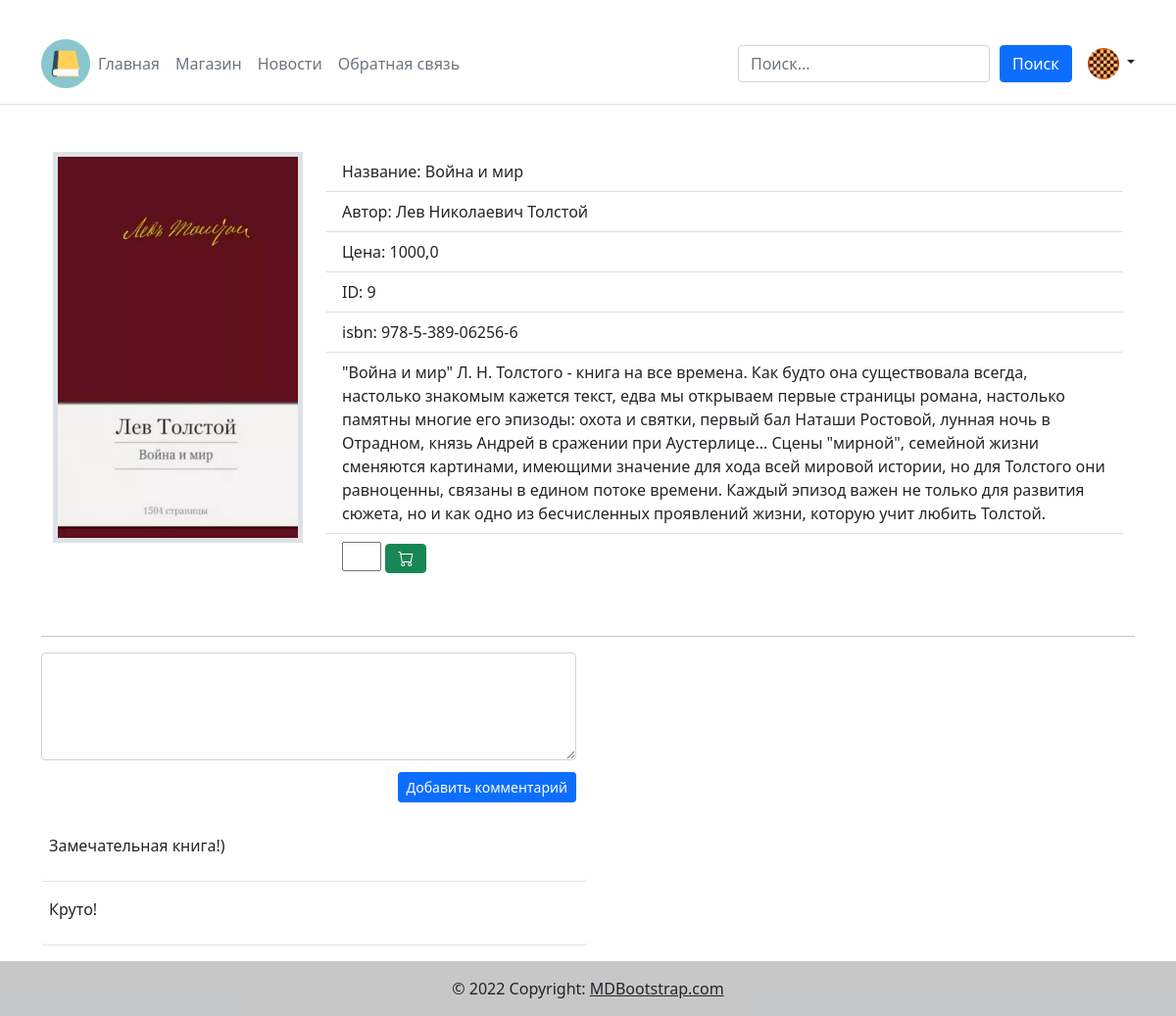
/ad/9 (signed in), run on the app's committed database.
### main/models.py (models this page shows, shortened)
class profile (models.Model):
    objects = None
    user = models.OneToOneField(User, on_delete=models.CASCADE)
    moderator = models.BooleanField(default=False, verbose_name = "Администратор")
    photo = models.ImageField(upload_to="photo/user/%Y/%m/%d/", null = True, verbose_name = "Фото пользователя")

class book (models.Model):
    objects = None
    title = models.CharField(max_length=255, verbose_name = "Названеи книги")
    isbn = models.CharField(null = True, blank = True, max_length=255, verbose_name = "isbn")
    photo = models.ImageField(upload_to="photo/book/%Y/%m/%d/", verbose_name = "Фотография книги")
    description = models.TextField(blank=True, verbose_name = "Описание книги")
    time_create = models.DateTimeField(auto_now_add=True, verbose_name = "Дата публикации книги")
    is_published = models.BooleanField(default=True, verbose_name = "Публикация")
    price = models.FloatField(verbose_name = "Цена")
    Author = models.ForeignKey(Author_of_the_book, null = True, blank = True, verbose_name = "Автор",on_delete = models.CASCADE)
    genre = models.ForeignKey(genre_of_the_book, null = False, blank = True, verbose_name = "Кагория книги",on_delete = models.CASCADE)

class Author_of_the_book(models.Model):
    objects = None
    name = models.CharField(max_length=255, verbose_name = "Имя автора")
    photo = models.ImageField(upload_to="photo/author/%Y/%m/%d/", verbose_name = "Фотография автора")
    description = models.TextField(blank=True, verbose_name = "Описание книги")
    def __str__(self):
        return self.name

class comment_book(models.Model):
        object = None
        text = models.TextField(blank=True, verbose_name = "Текст комментария")
        author = models.ForeignKey(User, on_delete=models.CASCADE, verbose_name='Автор комментария')
        book_in_comment = models.ForeignKey(book, on_delete=models.CASCADE, verbose_name='Книга')

### main/views.py (the view)
# urls.py: path('ad/<int:ad_id>', views.ad_info, name='ad_info'),
def ad_info(request, ad_id):
    ad = book.objects.filter(id = ad_id)
    search_book = book.objects.get(id = ad_id)
    comment = comment_book.objects.filter(book_in_comment = ad_id)
    if request.user.is_authenticated:
        photo_user=profile.objects.filter(user = request.user)
    else:
        photo_user = ""
    if request.method == "POST":
        comment_book.objects.create(author = request.user,text = request.POST.get('Text'),book_in_comment=search_book)
        return redirect(request.path)
    context ={
        'ad':ad,
        'comment':comment,
        'photo_user':photo_user,
        }
    return render(request,'main/ad.html',context = context)

### main/templates/main/ad.html (shortened to what this page needs)
﻿{% extends 'base.html' %}
{% block content %}
{% for ad in ad %}
<div class="container mt-5">
    <div class="row">
        <div class="col col-lg-3">
            <img class="d-block w-100 border border-5" src="../../../media/{{ad.photo}}">
        </div>
        <div class="col position-static">
            <div class=" w-auto">
                <ul class="list-group list-group-flush ">
                    <li class="list-group-item">Название: {{ad.title}}</li>
                    <li class="list-group-item">Автор: {{ad.Author}}</li>
                    <li class="list-group-item">Цена: {{ad.price}}</li>
                    <li class="list-group-item">ID: {{ad.pk}}</li>
                    <li class="list-group-item">isbn: {{ad.isbn}}</li>
                    <li class="list-group-item">{{ad.description}}</li>
                    <li class="list-group-item">
                        {% if request.user.is_authenticated %}
                        {% include 'add_cart.html'%}
                        <br />
                        {% endif %}
                    </li>
                </ul>
            </div>
        </div>
    </div>
</div>
{% endfor %}
<hr>
<div class="row">
    <form class="form-outline col-6 mb-3" method="POST">
        <textarea class="form-control" name="Text" rows="4" style="background: #fff;"></textarea>
        <div class="float-end mt-2 pt-1">
            {% if request.user.is_authenticated %}
                <button type="submit" class="btn btn-primary btn-sm" name="add">Добавить комментарий</button>
            {% else %}
                <a class="btn btn-primary btn-sm" href="{% url 'login' %}">Авторизация</a>
            {% endif %}
        </div>
    </form>
    <div>
            {% for comment in comment %}
            <div class="border-bottom p-2 mt-2 w-50 rounded" style="background: #fff;">
                <p>{{comment.text}}</p>
            </div>
            {% endfor %}
    </div>
</div>
{% endblock %}

### main/templates/base.html (shortened to what this page needs)
{% load static %}
<!DOCTYPE html>
<html lang="ru">
<head>
    <link href="https://cdn.jsdelivr.net/npm/bootstrap@5.0.2/dist/css/bootstrap.min.css" rel="stylesheet">
    <link rel="stylesheet" href="https://cdn.jsdelivr.net/npm/bootstrap-icons@1.9.1/font/bootstrap-icons.css">
</head>
<body>
    {% block header %}
    <header class="p-3 mb-3 border-bottom">
        <div class="container">
            <div class="d-flex flex-wrap align-items-center justify-content-center justify-content-lg-start">
                <img class="ml-5"style="height:50px;width:50px" src="../../media/photo/icon.png"/>
                <ol class="nav col-12 col-lg-auto me-lg-auto mb-2 justify-content-center mb-md-0">
                    <li><a class="nav-link px-2 link-secondary" href="{% url 'home' %}">Главная</a></li>
                    <li><a class="nav-link px-2 link-secondary" href="{% url 'store' %}">Магазин</a></li>
                    <li><a class="nav-link px-2 link-secondary" href="{% url 'news' %}">Новости</a></li>
                    <li><a class="nav-link px-2 link-secondary" href="{% url 'contact' %}">Обратная связь</a></li>
                </ol>
                    {% include 'search.html' %}
                <div class="dropdown text-end">
                    {% if request.user.is_authenticated %}
                    <div class="dropdown text-end">
                        <a href="#" class="d-block link-dark text-decoration-none dropdown-toggle" id="dropdownUser1" data-bs-toggle="dropdown" aria-expanded="false">
                            {% if photo_user %}
                                {% for photo_user in photo_user %}
                                    <img src="../../../media/{{photo_user.photo}}" alt="mdo" width="32" height="32" class="rounded-circle">
                                {% endfor %}
                            {% else %}
                                <img src="media/photo/no-photo.png" alt="mdo" width="32" height="32" class="rounded-circle">
                            {% endif %}
                        </a>
                    </div>
                    {% endif%}
                </div>
            </div>
        </div>
    </header>
    {% endblock header %}
    <div class="container mt-5">
        {% block content %}
        {% endblock content %}
    </div>
    {% block footer %}
    <footer class="bg-light text-center text-lg-start mt-3">
        <div class="text-center p-3" style="background-color: rgba(0, 0, 0, 0.2);">
            © 2022 Copyright:
            <a class="text-dark" href="https://mdbootstrap.com/">MDBootstrap.com</a>
        </div>
    </footer>
    {% endblock %}
</body>
</html>

### cart/templates/add_cart.html (shortened to what this page needs)
<form  action="{% url 'cart:add_cart' %}?ad_id={{ ad.pk }}&next={{ request.path }}" method="post">
    <input type="number" name="quentity_book" style="width:40px" min="1"/>
    <button type="submit" class="btn btn-success">
        <i class="bi bi-cart"></i>
    </button>
</form>

### data on the page
profile: photo (picture)
book: photo (picture), title "Война и мир", Author "Лев Николаевич Толстой", price "1000,0", pk "9", isbn "978-5-389-06256-6", description "\"Война и мир\" Л. Н. Толстого - книга на все времена. Как будто она существовала всегда, настолько знакомым кажется текст, едва мы открываем первые страницы романа, настолько памятны многие его эпизоды: охота и святки, первый бал Наташи Ростовой, лунная ночь в Отрадном, князь Андрей в сражении при Аустерлице... Сцены \"мирной\", семейной жизни сменяются картинами, имеющими значение для хода всей мировой истории, но для Толстого они равноценны, связаны в едином потоке времени. Каждый эпизод важен не только для развития сюжета, но и как одно из бесчисленных проявлений жизни, которую учит любить Толстой."
comment_book: text "Замечательная книга!)"
comment_book: text "Круто!"
